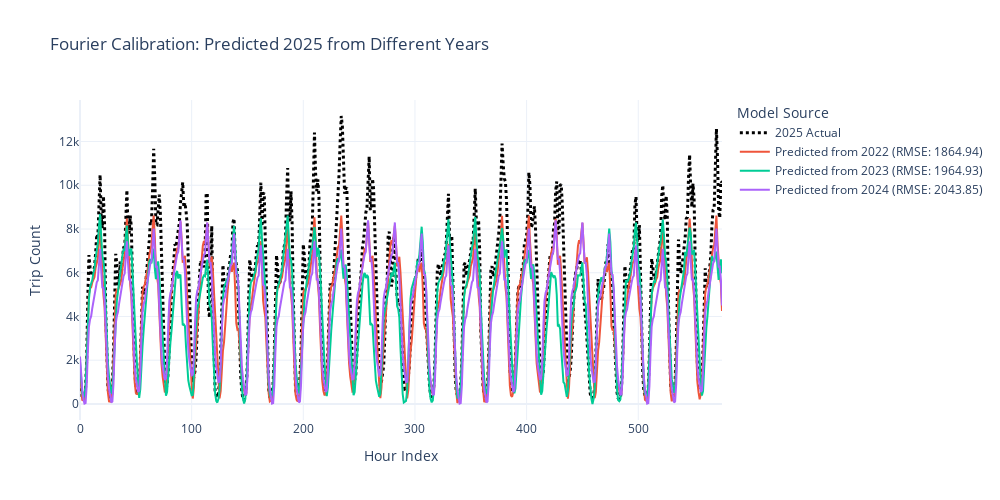

Notebook source saved alongside this figure:
### Code cell
# Store results
all_test_results = {}
calibration_summary = {}

# Loop through each year
for year in ['2022', '2023', '2024']:
    print(f"\nCalibrating with {year} against 2025:")
    best_params, best_rmse, all_results = calibrate_fourier_model(
        feb_df[year],
        feb_df['2025'],
        day_range=range(1, 31),
        week_range=range(1, 31),
        verbose=False
    )

    calibration_summary[year] = {
        'best_N_day': best_params[0],
        'best_N_week': best_params[1],
        'rmse': best_rmse
    }

    rmse, test_df = run_double_fourier_model(
        feb_df[year],
        feb_df['2025'],
        N_day=best_params[0],
        N_week=best_params[1]
    )
    all_test_results[year] = test_df


fig = go.Figure()

test_actual = feb_df['2025'].reset_index(drop=True)
fig.add_trace(go.Scatter(
    y=test_actual,
    x=list(range(len(test_actual))),
    mode='lines',
    name='2025 Actual',
    line=dict(color='black', width=3, dash='dot')
))

for year, df in all_test_results.items():
    fig.add_trace(go.Scatter(
        y=df['fourier_pred'],
        x=list(range(len(df))),
        mode='lines',
        name=f"Predicted from {year} (RMSE: {calibration_summary[year]['rmse']:.2f})"
    ))

fig.update_layout(
    title="Fourier Calibration: Predicted 2025 from Different Years",
    xaxis_title="Hour Index",
    yaxis_title="Trip Count",
    template="plotly_white",
    height=500,
    width=1000,
    legend_title="Model Source"
)

fig.show()

### Figure 1 — Plotly figure (JSON) as saved in the notebook; plotly's stock layout.template omitted (floating-point values rounded to 4 significant figures; data arrays with more than 128 entries replaced by an {"elided": "..."} marker saying what was removed)
{"data": [{"line": {"color": "black", "dash": "dot", "width": 3}, "mode": "lines", "name": "2025 Actual", "type": "scatter", "x": {"elided": "576 int values"}, "y": {"elided": "576 int values"}}, {"mode": "lines", "name": "Predicted from 2022 (RMSE: 1864.94)", "type": "scatter", "x": {"elided": "576 int values"}, "y": {"elided": "576 float values"}}, {"mode": "lines", "name": "Predicted from 2023 (RMSE: 1964.93)", "type": "scatter", "x": {"elided": "576 int values"}, "y": {"elided": "576 float values"}}, {"mode": "lines", "name": "Predicted from 2024 (RMSE: 2043.85)", "type": "scatter", "x": {"elided": "576 int values"}, "y": {"elided": "576 float values"}}], "layout": {"height": 500, "legend": {"title": {"text": "Model Source"}}, "title": {"text": "Fourier Calibration: Predicted 2025 from Different Years"}, "width": 1000, "xaxis": {"title": {"text": "Hour Index"}}, "yaxis": {"title": {"text": "Trip Count"}}}}
